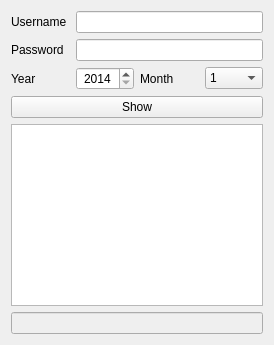
<?xml version="1.0" encoding="UTF-8"?>
<ui version="4.0">
 <class>DNSSHR</class>
 <widget class="QWidget" name="DNSSHR">
  <property name="geometry">
   <rect>
    <x>0</x>
    <y>0</y>
    <width>274</width>
    <height>345</height>
   </rect>
  </property>
  <property name="windowTitle">
   <string>DNSSHR</string>
  </property>
  <layout class="QVBoxLayout" name="verticalLayout">
   <item>
    <layout class="QGridLayout" name="gridLayout">
     <item row="0" column="0">
      <widget class="QLabel" name="label">
       <property name="text">
        <string>Username</string>
       </property>
       <property name="buddy">
        <cstring>txtUsername</cstring>
       </property>
      </widget>
     </item>
     <item row="0" column="1" colspan="3">
      <widget class="QLineEdit" name="txtUsername"/>
     </item>
     <item row="1" column="0">
      <widget class="QLabel" name="label_2">
       <property name="text">
        <string>Password</string>
       </property>
       <property name="buddy">
        <cstring>txtPassword</cstring>
       </property>
      </widget>
     </item>
     <item row="1" column="1" colspan="3">
      <widget class="QLineEdit" name="txtPassword">
       <property name="echoMode">
        <enum>QLineEdit::Password</enum>
       </property>
      </widget>
     </item>
     <item row="2" column="0">
      <widget class="QLabel" name="label_3">
       <property name="text">
        <string>Year</string>
       </property>
       <property name="buddy">
        <cstring>inYear</cstring>
       </property>
      </widget>
     </item>
     <item row="2" column="1">
      <widget class="QSpinBox" name="inYear">
       <property name="alignment">
        <set>Qt::AlignCenter</set>
       </property>
       <property name="minimum">
        <number>2014</number>
       </property>
       <property name="maximum">
        <number>2050</number>
       </property>
      </widget>
     </item>
     <item row="2" column="2">
      <widget class="QLabel" name="label_4">
       <property name="text">
        <string>Month</string>
       </property>
       <property name="buddy">
        <cstring>inMonth</cstring>
       </property>
      </widget>
     </item>
     <item row="2" column="3">
      <widget class="QComboBox" name="inMonth">
       <item>
        <property name="text">
         <string>1</string>
        </property>
       </item>
       <item>
        <property name="text">
         <string>2</string>
        </property>
       </item>
       <item>
        <property name="text">
         <string>3</string>
        </property>
       </item>
       <item>
        <property name="text">
         <string>4</string>
        </property>
       </item>
       <item>
        <property name="text">
         <string>5</string>
        </property>
       </item>
       <item>
        <property name="text">
         <string>6</string>
        </property>
       </item>
       <item>
        <property name="text">
         <string>7</string>
        </property>
       </item>
       <item>
        <property name="text">
         <string>8</string>
        </property>
       </item>
       <item>
        <property name="text">
         <string>9</string>
        </property>
       </item>
       <item>
        <property name="text">
         <string>10</string>
        </property>
       </item>
       <item>
        <property name="text">
         <string>11</string>
        </property>
       </item>
       <item>
        <property name="text">
         <string>12</string>
        </property>
       </item>
      </widget>
     </item>
    </layout>
   </item>
   <item>
    <widget class="QPushButton" name="btnRefresh">
     <property name="text">
      <string>Show</string>
     </property>
    </widget>
   </item>
   <item>
    <widget class="QGraphicsView" name="graphics"/>
   </item>
   <item>
    <widget class="QLineEdit" name="txtStatus">
     <property name="enabled">
      <bool>false</bool>
     </property>
    </widget>
   </item>
  </layout>
 </widget>
 <resources/>
 <connections>
  <connection>
   <sender>btnRefresh</sender>
   <signal>clicked()</signal>
   <receiver>DNSSHR</receiver>
   <slot>onBtnRefresh()</slot>
   <hints>
    <hint type="sourcelabel">
     <x>137</x>
     <y>14</y>
    </hint>
    <hint type="destinationlabel">
     <x>168</x>
     <y>3</y>
    </hint>
   </hints>
  </connection>
 </connections>
 <slots>
  <slot>onBtnRefresh()</slot>
 </slots>
</ui>
